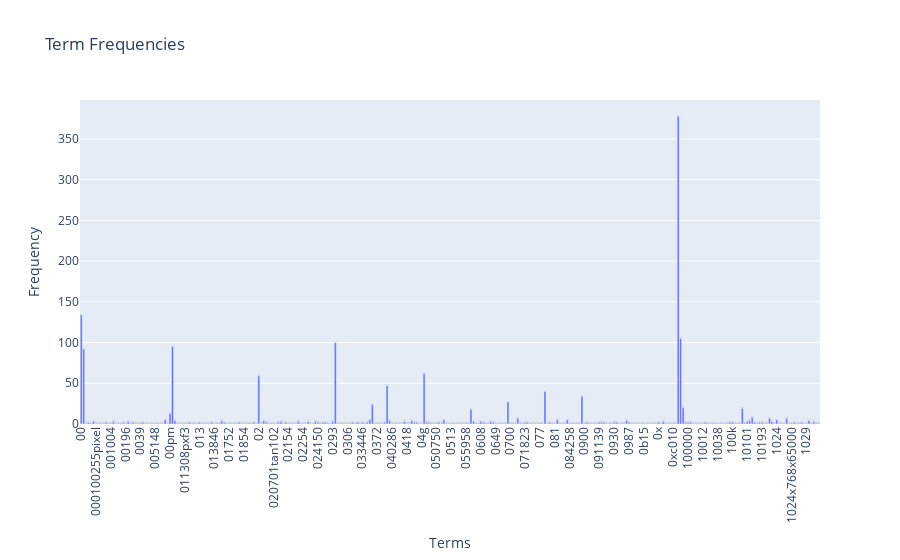

Write notebook code for a chart like this one.
### Markdown cell above
### >>> **Exercise 12 (take home):**
If you want a nicer interactive visualization here, I would encourage you try to install and use plotly to achieve this.

### Code cell
import numpy as np
import pandas as pd
import plotly.express as px

term_frequencies = np.asarray(X_counts.sum(axis=0))[0]

data = {
    'Term': count_vect.get_feature_names_out()[:300],
    'Frequency': term_frequencies[:300]
}
df = pd.DataFrame(data)

fig = px.bar(df, 
             x='Term', 
             y='Frequency', 
             title='Term Frequencies', 
             labels={'Term': 'Terms', 'Frequency': 'Frequency'},
             text='Frequency')

fig.update_traces(texttemplate='%{text:.2f}', textposition='outside')
fig.update_layout(xaxis_tickangle=-90)

fig.show()

### Figure 1 — Plotly figure (JSON) as saved in the notebook; plotly's stock layout.template omitted (floating-point values rounded to 4 significant figures; data arrays with more than 128 entries replaced by an {"elided": "..."} marker saying what was removed)
{"data": [{"alignmentgroup": "True", "hovertemplate": "Terms=%{x}<br>Frequency=%{text}<extra></extra>", "legendgroup": "", "marker": {"color": "#636efa", "pattern": {"shape": ""}}, "name": "", "offsetgroup": "", "orientation": "v", "showlegend": false, "text": {"elided": "300 int values"}, "textposition": "outside", "texttemplate": "%{text:.2f}", "type": "bar", "x": {"elided": "300 str values"}, "xaxis": "x", "y": {"elided": "300 int values"}, "yaxis": "y"}], "layout": {"barmode": "relative", "legend": {"tracegroupgap": 0}, "title": {"text": "Term Frequencies"}, "xaxis": {"anchor": "y", "domain": [0, 1], "tickangle": -90, "title": {"text": "Terms"}}, "yaxis": {"anchor": "x", "domain": [0, 1], "title": {"text": "Frequency"}}}}
